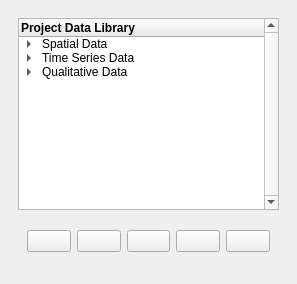
  <widget class="QDockWidget" name="DataDock">
   <property name="minimumSize">
    <size>
     <width>297</width>
     <height>185</height>
    </size>
   </property>
   <property name="floating">
    <bool>false</bool>
   </property>
   <property name="features">
    <set>QDockWidget::AllDockWidgetFeatures</set>
   </property>
   <property name="allowedAreas">
    <set>Qt::LeftDockWidgetArea|Qt::RightDockWidgetArea</set>
   </property>
   <property name="windowTitle">
    <string>Data</string>
   </property>
   <attribute name="dockWidgetArea">
    <number>1</number>
   </attribute>
   <widget class="QWidget" name="DataDock_Contents">
    <layout class="QVBoxLayout" name="verticalLayout_2">
     <item>
      <layout class="QVBoxLayout" name="verticalLayout_12">
       <property name="margin">
        <number>9</number>
       </property>
       <item>
        <widget class="QTreeWidget" name="DataDock_View">
         <property name="verticalScrollBarPolicy">
          <enum>Qt::ScrollBarAlwaysOn</enum>
         </property>
         <column>
          <property name="text">
           <string>Project Data Library</string>
          </property>
          <property name="font">
           <font>
            <weight>75</weight>
            <italic>false</italic>
            <bold>true</bold>
           </font>
          </property>
         </column>
         <item>
          <property name="text">
           <string>Spatial Data</string>
          </property>
          <item>
           <property name="text">
            <string>Boundaries</string>
           </property>
           <item>
            <property name="text">
             <string>&lt;no data&gt;</string>
            </property>
           </item>
          </item>
          <item>
           <property name="text">
            <string>Built Infrastructure</string>
           </property>
           <item>
            <property name="text">
             <string>&lt;no data&gt;</string>
            </property>
           </item>
          </item>
          <item>
           <property name="text">
            <string>Elevation</string>
           </property>
           <item>
            <property name="text">
             <string>&lt;no data&gt;</string>
            </property>
           </item>
          </item>
          <item>
           <property name="text">
            <string>Employment</string>
           </property>
           <item>
            <property name="text">
             <string>&lt;none&gt;</string>
            </property>
           </item>
          </item>
          <item>
           <property name="text">
            <string>Land Use</string>
           </property>
           <item>
            <property name="text">
             <string>&lt;no data&gt;</string>
            </property>
           </item>
          </item>
          <item>
           <property name="text">
            <string>Locality Maps</string>
           </property>
           <item>
            <property name="text">
             <string>&lt;no data&gt;</string>
            </property>
           </item>
          </item>
          <item>
           <property name="text">
            <string>Overlays</string>
           </property>
           <item>
            <property name="text">
             <string>&lt;no data&gt;</string>
            </property>
           </item>
          </item>
          <item>
           <property name="text">
            <string>Population</string>
           </property>
           <item>
            <property name="text">
             <string>&lt;no data&gt;</string>
            </property>
           </item>
          </item>
          <item>
           <property name="text">
            <string>Soil</string>
           </property>
           <item>
            <property name="text">
             <string>&lt;no data&gt;</string>
            </property>
           </item>
          </item>
          <item>
           <property name="text">
            <string>Water Bodies</string>
           </property>
           <item>
            <property name="text">
             <string>&lt;none&gt;</string>
            </property>
           </item>
          </item>
         </item>
         <item>
          <property name="text">
           <string>Time Series Data</string>
          </property>
          <item>
           <property name="text">
            <string>Rainfall</string>
           </property>
           <item>
            <property name="text">
             <string>&lt;no data&gt;</string>
            </property>
           </item>
          </item>
          <item>
           <property name="text">
            <string>Evapotranspiration</string>
           </property>
           <item>
            <property name="text">
             <string>&lt;no data&gt;</string>
            </property>
           </item>
          </item>
          <item>
           <property name="text">
            <string>Solar Radiation</string>
           </property>
           <item>
            <property name="text">
             <string>&lt;no data&gt;</string>
            </property>
           </item>
          </item>
          <item>
           <property name="text">
            <string>Temperature</string>
           </property>
           <item>
            <property name="text">
             <string>&lt;no data&gt;</string>
            </property>
           </item>
          </item>
         </item>
         <item>
          <property name="text">
           <string>Qualitative Data</string>
          </property>
          <item>
           <property name="text">
            <string>&lt;no data&gt;</string>
           </property>
          </item>
         </item>
        </widget>
       </item>
       <item>
        <widget class="QWidget" name="DataDock_Controls" native="true">
         <property name="minimumSize">
          <size>
           <width>0</width>
           <height>50</height>
          </size>
         </property>
         <layout class="QHBoxLayout" name="horizontalLayout">
          <item>
           <widget class="QPushButton" name="addData">
            <property name="text">
             <string/>
            </property>
            <property name="icon">
             <iconset resource="../graphics/ubeats.qrc">
              <normaloff>:/icons/add-icon.png</normaloff>:/icons/add-icon.png</iconset>
            </property>
            <property name="iconSize">
             <size>
              <width>20</width>
              <height>20</height>
             </size>
            </property>
           </widget>
          </item>
          <item>
           <widget class="QPushButton" name="removeData">
            <property name="text">
             <string/>
            </property>
            <property name="icon">
             <iconset resource="../graphics/ubeats.qrc">
              <normaloff>:/icons/delete-icon.png</normaloff>:/icons/delete-icon.png</iconset>
            </property>
            <property name="iconSize">
             <size>
              <width>20</width>
              <height>20</height>
             </size>
            </property>
           </widget>
          </item>
          <item>
           <widget class="QPushButton" name="infoData">
            <property name="text">
             <string/>
            </property>
            <property name="icon">
             <iconset resource="../graphics/ubeats.qrc">
              <normaloff>:/icons/map-icon.png</normaloff>:/icons/map-icon.png</iconset>
            </property>
            <property name="iconSize">
             <size>
              <width>20</width>
              <height>20</height>
             </size>
            </property>
           </widget>
          </item>
          <item>
           <widget class="QPushButton" name="previewData">
            <property name="text">
             <string/>
            </property>
            <property name="icon">
             <iconset resource="../graphics/ubeats.qrc">
              <normaloff>:/icons/eye-2387853_960_720.png</normaloff>:/icons/eye-2387853_960_720.png</iconset>
            </property>
            <property name="iconSize">
             <size>
              <width>20</width>
              <height>20</height>
             </size>
            </property>
           </widget>
          </item>
          <item>
           <widget class="QPushButton" name="expcolData">
            <property name="text">
             <string/>
            </property>
            <property name="icon">
             <iconset resource="../graphics/ubeats.qrc">
              <normaloff>:/icons/arrowright.png</normaloff>:/icons/arrowright.png</iconset>
            </property>
            <property name="iconSize">
             <size>
              <width>20</width>
              <height>20</height>
             </size>
            </property>
           </widget>
          </item>
         </layout>
        </widget>
       </item>
      </layout>
     </item>
    </layout>
   </widget>
  </widget>
